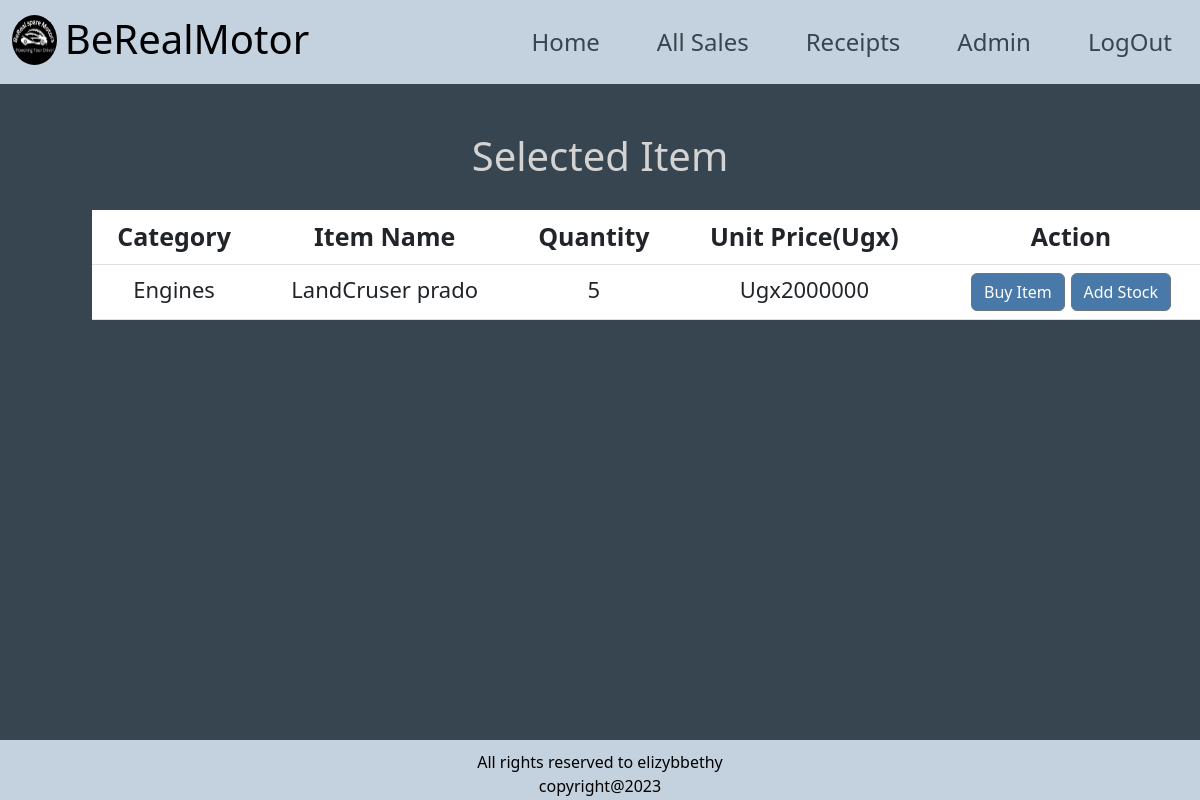
The app's page /home/2 (signed in), older data.
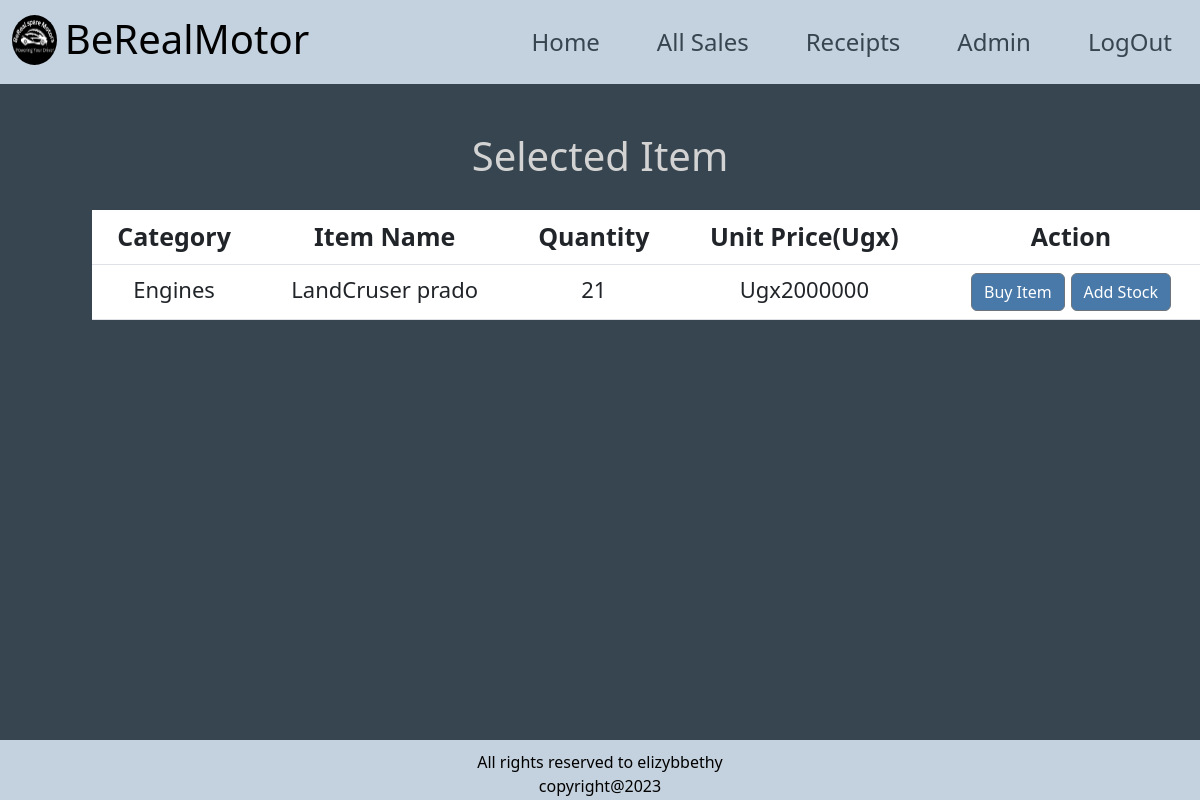
The same page, newer data.
### SpareApp/models.py (models this page shows, shortened)
class Product(models.Model):
    Category_name = models.ForeignKey(
        Category, on_delete=models.CASCADE, null=False, blank=False
    )
    part_name = models.CharField(max_length=50, null=False, blank=False)
    arrival_date = models.DateTimeField(default=timezone.now, null=False,blank=False)
    received_quantity = models.IntegerField(default=0, null=False,blank=False)
    issued_quantity= models.IntegerField(default=0, null=False,blank=False)
    total_quantity = models.IntegerField(default=0, null=False, blank=False)
    unit_price = models.IntegerField(default=0, null=True, blank=False)
    country_of_origin = models.CharField(max_length=50, null=True, blank=False)
    branch_name = models.CharField(max_length=50, null=True, blank=False)
    part_number = models.IntegerField(default=0,null=False,blank=False)

class Category(models.Model):
    name = models.CharField(max_length=50, null=True, blank=False)
    def __str__(self):
        return self.name

### SpareApp/views.py (the view)
# urls.py: path('home/<int:product_id>', views.product_detail, name='product_detail'),
@login_required
def product_detail(request, product_id):
    product = Product.objects.get(id = product_id)
    return render(request,'spare/product_detail.html',{'product':product})

### templates/spare/product_detail.html
{% extends 'spare/base.html'%} {% block content%}
<br></br>
<h1 class="text-center" id="heading"> Selected Item</h1>
<div class = "container">
  <table class="table" id="table">
    <thead class="thead-dark">
      <tr style="text-align: center;">
        <th scope="col">Category</th>
        <th scope="col">Item Name</th>
        <th scope="col">Quantity</th>
        <th scope="col">Unit Price(Ugx)</th>
        <th scope="col">Action</th>
      </tr>
    </thead>
    <tbody>
      <tr style="text-align: center;">
        <td>{{product.Category_name}}</td>
        <td>{{product.part_name}}</td>
        <td>{{product.total_quantity}}</td>
        <td>Ugx{{product.unit_price}}</td>
        <td>
          <a href="{% url 'issue_item' product.id %}" ><input type="submit" value="Buy Item" class="btn btn-secondary" btn type="button"/></a>
          <a href="{% url 'add_to_stock' product.id %}" ><input type= "submit" value="Add Stock" class="btn btn-secondary btn" type="button"/></a></td>
      </tr>
    </tbody>
  </table>
</div>
{% endblock%}

Row changes from the older to the newer data that the page shows:
changed Product "LandCruser prado": total_quantity "5" → "21"
